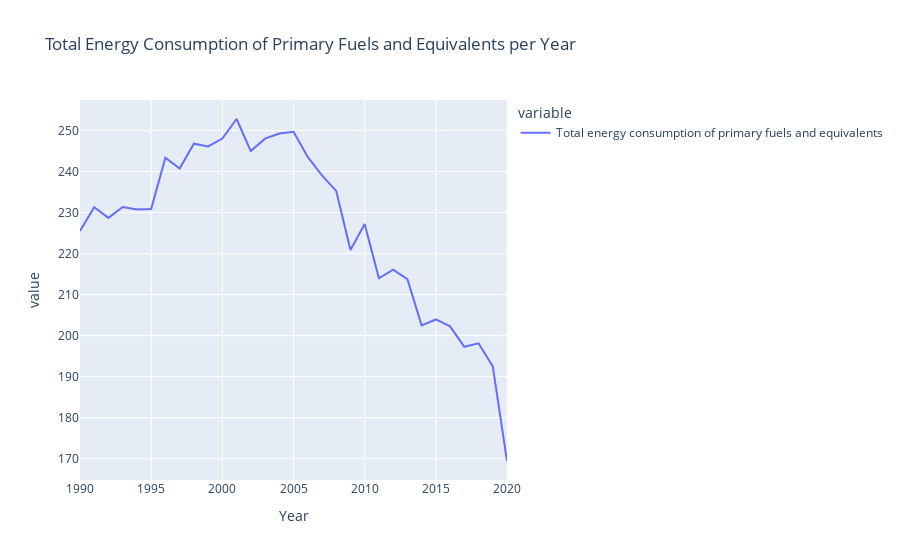

Notebook source saved alongside this figure:
### Markdown cell above
### 2. Line chart for Total energy consumption of primary fuels and equivalents in each year

### Code cell
fig = px.line(df, x='Year', y=['Total energy consumption of primary fuels and equivalents'], 
              title='Total Energy Consumption of Primary Fuels and Equivalents per Year')

# Show the plot
fig.show()

### Figure 1 — Plotly figure (JSON) as saved in the notebook; plotly's stock layout.template omitted (floating-point values rounded to 4 significant figures)
{"data": [{"hovertemplate": "variable=Total energy consumption of primary fuels and equivalents<br>Year=%{x}<br>value=%{y}<extra></extra>", "legendgroup": "Total energy consumption of primary fuels and equivalents", "line": {"color": "#636efa", "dash": "solid"}, "marker": {"symbol": "circle"}, "mode": "lines", "name": "Total energy consumption of primary fuels and equivalents", "orientation": "v", "showlegend": true, "type": "scatter", "x": ["1990-01-01T00:00:00", "1991-01-01T00:00:00", "1992-01-01T00:00:00", "1993-01-01T00:00:00", "1994-01-01T00:00:00", "1995-01-01T00:00:00", "1996-01-01T00:00:00", "1997-01-01T00:00:00", "1998-01-01T00:00:00", "1999-01-01T00:00:00", "2000-01-01T00:00:00", "2001-01-01T00:00:00", "2002-01-01T00:00:00", "2003-01-01T00:00:00", "2004-01-01T00:00:00", "2005-01-01T00:00:00", "2006-01-01T00:00:00", "2007-01-01T00:00:00", "2008-01-01T00:00:00", "2009-01-01T00:00:00", "2010-01-01T00:00:00", "2011-01-01T00:00:00", "2012-01-01T00:00:00", "2013-01-01T00:00:00", "2014-01-01T00:00:00", "2015-01-01T00:00:00", "2016-01-01T00:00:00", "2017-01-01T00:00:00", "2018-01-01T00:00:00", "2019-01-01T00:00:00", "2020-01-01T00:00:00"], "xaxis": "x", "y": [225.5, 231.3, 228.7, 231.4, 230.7, 230.9, 243.4, 240.8, 246.8, 246.1, 248.0, 252.8, 245.0, 248.0, 249.2, 249.7, 243.6, 239.0, 235.3, 220.9, 227.2, 214.0, 216.1, 213.8, 202.5, 203.9, 202.3, 197.3, 198.1, 192.5, 169.4], "yaxis": "y"}], "layout": {"legend": {"title": {"text": "variable"}, "tracegroupgap": 0}, "title": {"text": "Total Energy Consumption of Primary Fuels and Equivalents per Year"}, "xaxis": {"anchor": "y", "domain": [0, 1], "title": {"text": "Year"}}, "yaxis": {"anchor": "x", "domain": [0, 1], "title": {"text": "value"}}}}
